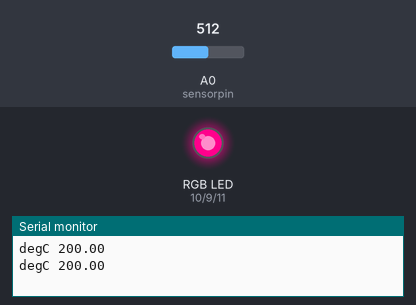
The sketch below on a simulated Arduino Uno, built with avr-gcc and run on an emulated ATmega328P. Parts: an RGB LED mixed from three pins (HIGH = lit), the last lines printed to the serial monitor. The inputs (shaded band) are chosen by the test bench; at power-on: A0 (sensorpin) = 512.

Above: at 5.8 s.
5.9 s: A0 (sensorpin) set to 167
11.9 s: A0 (sensorpin) set to 153
At 15.5 s:
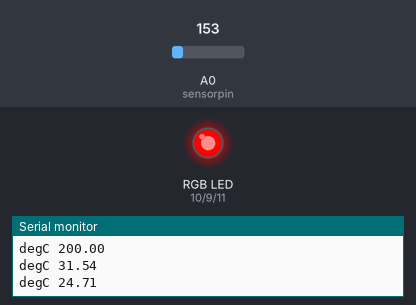
17.9 s: A0 (sensorpin) set to 122
At 20.6 s:
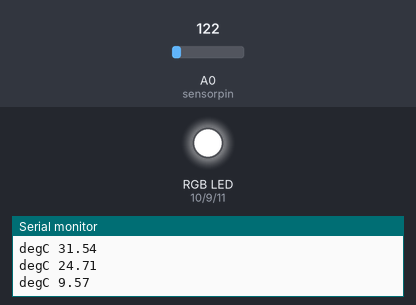
23.9 s: A0 (sensorpin) set to 129
At 25.6 s:
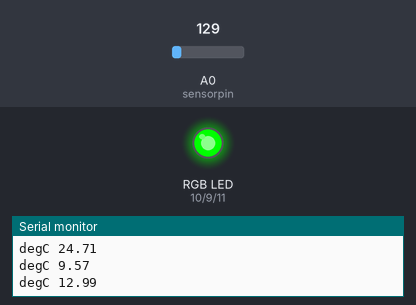
29.9 s: A0 (sensorpin) set to 306
At 30.6 s:
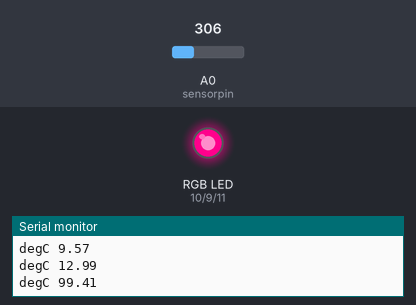
Timing chart, 0 to 32.9 s (numbered marks = the images above; inputs shaded):
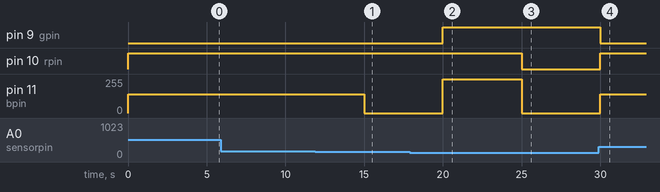

Measured:
- the behaviour switches between 154 and 153 on A0 (sensorpin) (found by bisection; images 0 and 1)
- the behaviour switches between 122 and 123 on A0 (sensorpin) (found by bisection; images 2 and 3)
- after the input at 11.9 s, pin 11 (bpin): 140/255 → 0/255 after 3.1 s
- after the input at 17.9 s, pin 9 (gpin): LOW → HIGH after 2.1 s; pin 11 (bpin): 0/255 → 255/255 after 2.1 s
- after the input at 23.9 s, pin 10 (rpin): HIGH → LOW after 1.1 s; pin 11 (bpin): 255/255 → 0/255 after 1.1 s
- after the input at 29.9 s, pin 9 (gpin): HIGH → LOW after 0.10 s; pin 10 (rpin): LOW → HIGH after 0.10 s; pin 11 (bpin): 0/255 → 140/255 after 0.10 s

The sketch:

LEDProject.ino
```cpp
/*
 * Written by Alex Horn
 */

const int sensorpin = A0;
const int rpin = 10;
const int gpin = 9;
const int bpin = 11;
int  rval, gval, bval;
float degCold;

void setup() {
  // put your setup code here, to run once:

  degCold = 0;

  Serial.begin(9600);
}

void loop() {
  // put your main code here, to run repeatedly:

  float volts, degC;
  volts = analogRead(sensorpin) * 0.004882814;//reads the voltage from the temperature sensor

  degC = (volts  - .5) * 100; //calculates the temperature
  Serial.print("degC ");
  Serial.println(degC);

  if (degC > 25.00) //if the temperature is higher than 25c, set the color to purple
  {
    rval = 255;
    gval = 0;
    bval = 140;
  }
  if (degC < 25.00 && degC > 20.00) //if the temperature is lower than 25 and higher than 20, set the color to red
  {
    rval = 255;
    gval = 0;
    bval = 0;
  }
  if (degC < 20.00 && degC > 15.00) //if the temperature is lower than 20 and higher than 15, set the color to yellow
  {
    rval = 255;
    gval = 50;
    bval = 0;
  }
  if (degC < 15.00 && degC > 10.00)//if the temperature is lower than 15 and higher than 10, set the color to green
  {
    rval = 0;
    gval = 255;
    bval = 0;
  }
  if (degC < 10.00 && degC > 5.00)//if the temperature is lower than 10 and higher than 5, set the color to blue
  {
    rval = 0;
    gval = 0;
    bval = 255;
  }

  if (degC < 10.00 && degC > 5.00)//if the temperature is lower than 5, set the color to white
  {
    rval = 255;
    gval = 255;
    bval = 255;
  }
  analogWrite(rpin, rval); //writes colour values to LED at end of loop
  analogWrite(gpin, gval);
  analogWrite(bpin, bval);

  delay(5000);//waits 5 seconds until running the program again
}
```
